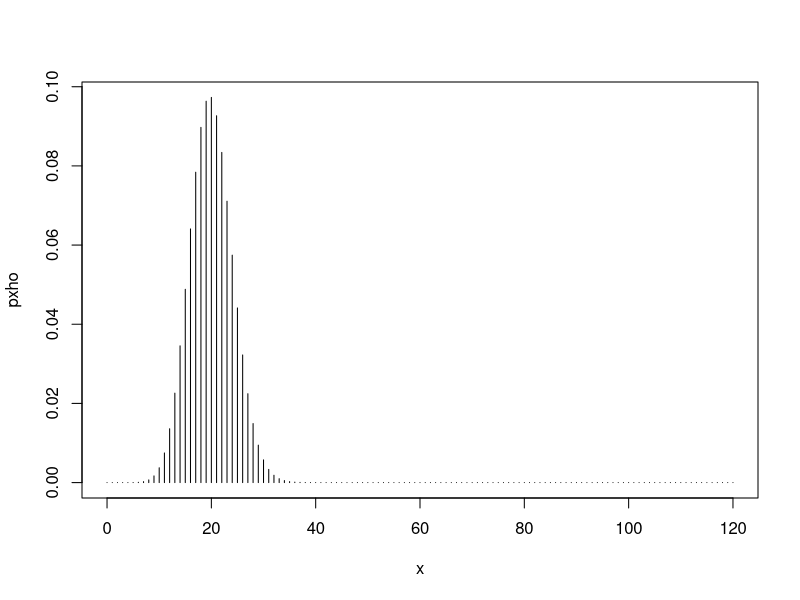
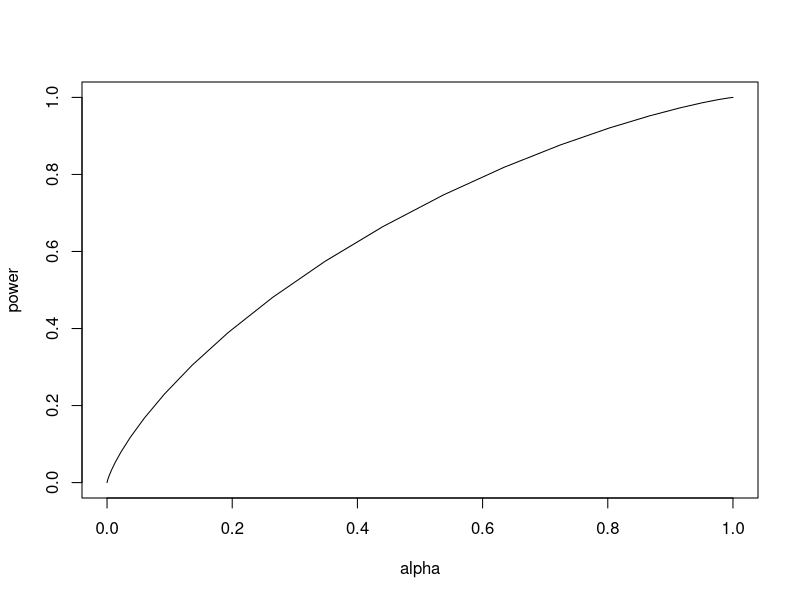
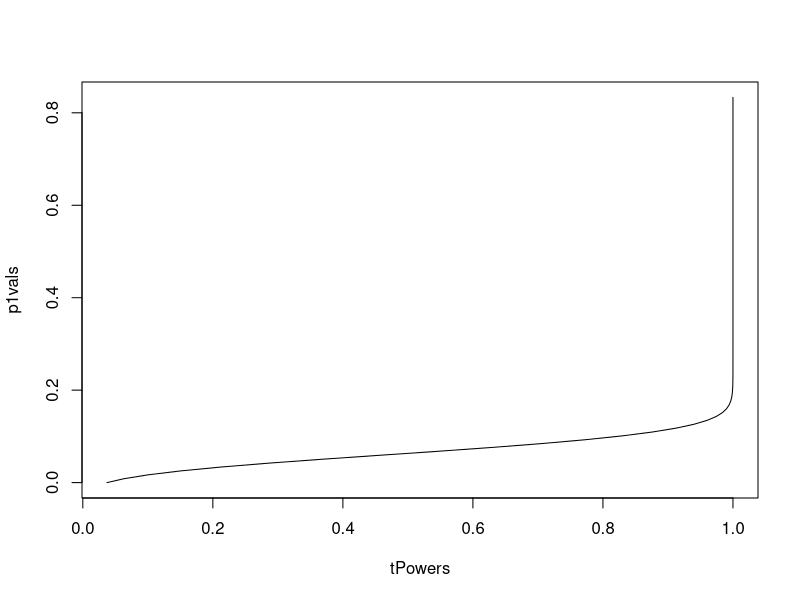
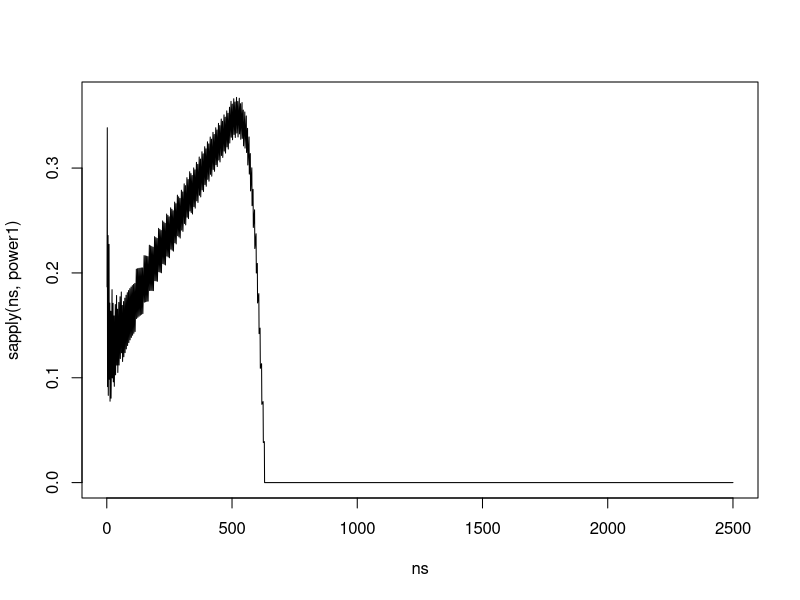

Write R code to recreate these figures, in order.

#2.1
x <- 0:120
pxho <- dbinom(x, size=120, p=1/6)
plot(x,pxho, type='h')

#2.2
xget20 <- x>=20
pxhoget20 <- pxho[xget20==T]
sum(pxhoget20)

#2.3
for(i in 0:121){
  if(i==0){alpha<-c()}
  xget <- x>=i
  pxhoget <- pxho[xget==T]
  alpha[i] <- sum(pxhoget)
}

#2.4
alpha<=0.05
#x=28 is the first value satisfyihng this
test<- data.frame(x, alpha)

#3.1
for(i in 0:121){
  if(i==0){power<-c()
  pxh1 <- dbinom(x, size=120, p=(1/6+0.02))}
  x1get <- x>=i
  pxh1get <- pxh1[x1get==T]
  power[i] <- sum(pxh1get)
}
test<- data.frame(x, alpha, power)

#3.2
plot(alpha, power, type='l')

#3.3
powerFun <- function(a){
    for(i in 0:121){
      if(i==0){power<-c()
      pxh1 <- dbinom(x, size=120, p=(1/6+a))}
      x1get <- x>=i
      pxh1get <- pxh1[x1get==T]
      power[i] <- sum(pxh1get)}
  return(power[28])}

#3.4
p1vals<- seq(from=0, to=5/6, length.out=100)
tPowers<-sapply(p1vals, powerFun)
plot(tPowers, p1vals, type='l')

#3.5
power1 <- function(n){
  cv<-qbinom(0.95, n, 1/6)
  for(i in 0:n){
    if(i==0){power<-c()
    pxh1 <- dbinom(x, size=n, p=(1/6+0.02))}
    x1get <- x>=i
    pxh1get <- pxh1[x1get==T]
    power[i] <- sum(pxh1get)}
  return(power[cv])
}


#3.6/3.7
ns <-1:2500
plot(ns, sapply(ns, power1), type='l')

#3.8
